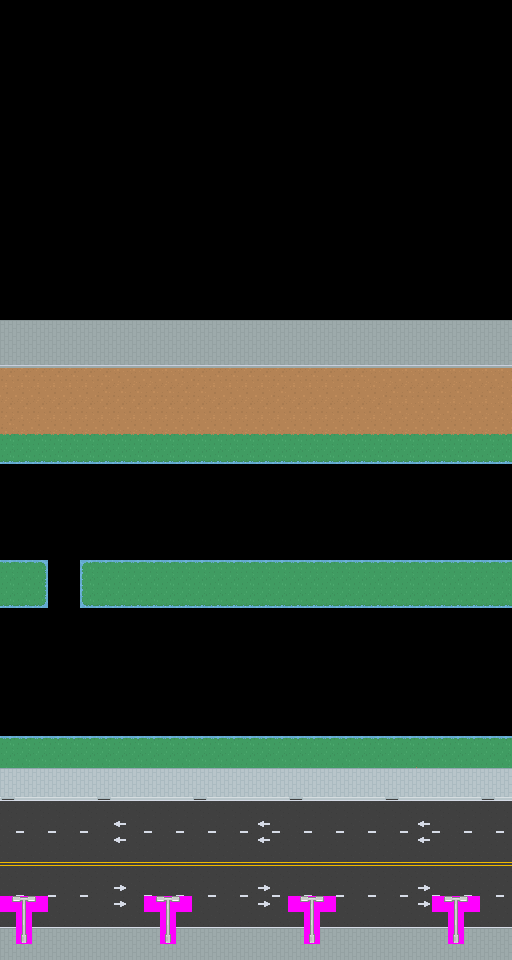

Rendered tile map (Tiled .tmx) drawn with the repository's tilesets; below, a short description and the map source with its tile grids summarised:
An orthogonal 32x60 tile map with 16x16 px tiles, 4 tile layers (roadlane, roadsigns, safezone, lights), 1 hidden layer not drawn.

<map version="1.0" tiledversion="1.0.2" orientation="orthogonal" renderorder="right-down" width="32" height="60" tilewidth="16" tileheight="16" nextobjectid="1">
 <tileset firstgid="1" name="city" tilewidth="16" tileheight="16" spacing="1" tilecount="1443" columns="37">
  <image source="city.png" trans="ff00ff" width="628" height="675" />
 </tileset>
 <layer name="roadlane" width="32" height="60">
  <data>[1920 cells, 256 non-empty, 7 distinct tile ids]</data>
 </layer>
 <layer name="roadsigns" width="32" height="60">
  <data>[1920 cells, 12 non-empty, 2 distinct tile ids]</data>
 </layer>
 <layer name="safezone" width="32" height="60">
  <data>[1920 cells, 570 non-empty, 20 distinct tile ids]</data>
 </layer>
 <layer name="waterlane" width="32" height="60" visible="0">
  <data>[1920 cells, 454 non-empty, 1 distinct tile ids]</data>
 </layer>
 <layer name="lights" width="32" height="60">
  <data>[1920 cells, 20 non-empty, 5 distinct tile ids]</data>
 </layer>
</map>